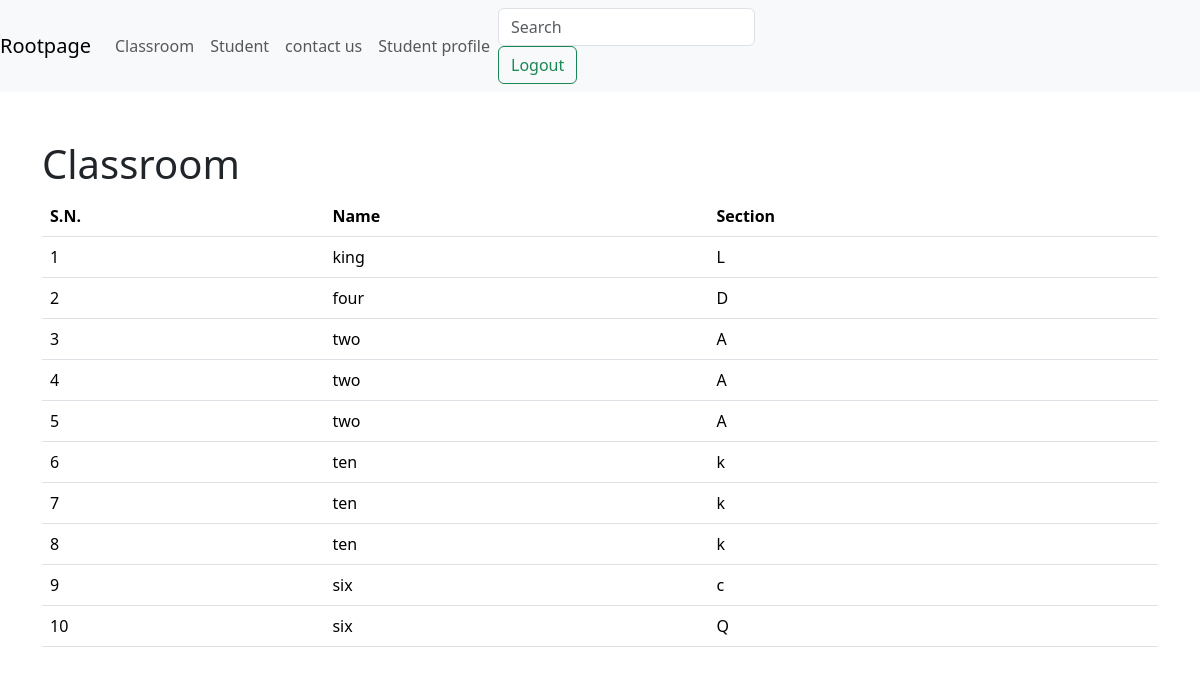
The app's page /temp_inherit/ with its own data.
### crud/models.py (models this page shows)
class Classroom(models.Model):
    name=models.CharField(max_length=20)
    section=models.CharField(max_length=5)

### myapp/views.py (the view)
# urls.py: path("temp_inherit/",temp_inherit_view,name="temp_inherit"),
def temp_inherit_view(request):
    classrooms=Classroom.objects.all()
    return render(request, template_name="myapp/home.html", context={"classrooms":classrooms})

### myapp/templates/myapp/home.html (shortened to what this page needs)
{% extends "layouts/base.html" %}
{% block content %}
<div class="container">
    <h1>Classroom</h1>
    <table class="table table-stripe">
        <tr>
            <th>S.N.</th>
            <th>Name</th>
            <th>Section</th>
        </tr>
        {% for classroom in classrooms %}
        <tr>
            <td>{{forloop.counter}}</td>
            <td>{{classroom.name}}</td>
            <td>{{classroom.section}}</td>
        </tr>
        {% endfor %}
    </table>
</div>
{% endblock %}

### records on screen
Classroom: name "king", section "L"
Classroom: name "four", section "D"
Classroom: name "two", section "A"
Classroom: name "two", section "A"
Classroom: name "two", section "A"
Classroom: name "ten", section "k"
Classroom: name "ten", section "k"
Classroom: name "ten", section "k"
Classroom: name "six", section "c"
Classroom: name "six", section "Q"
